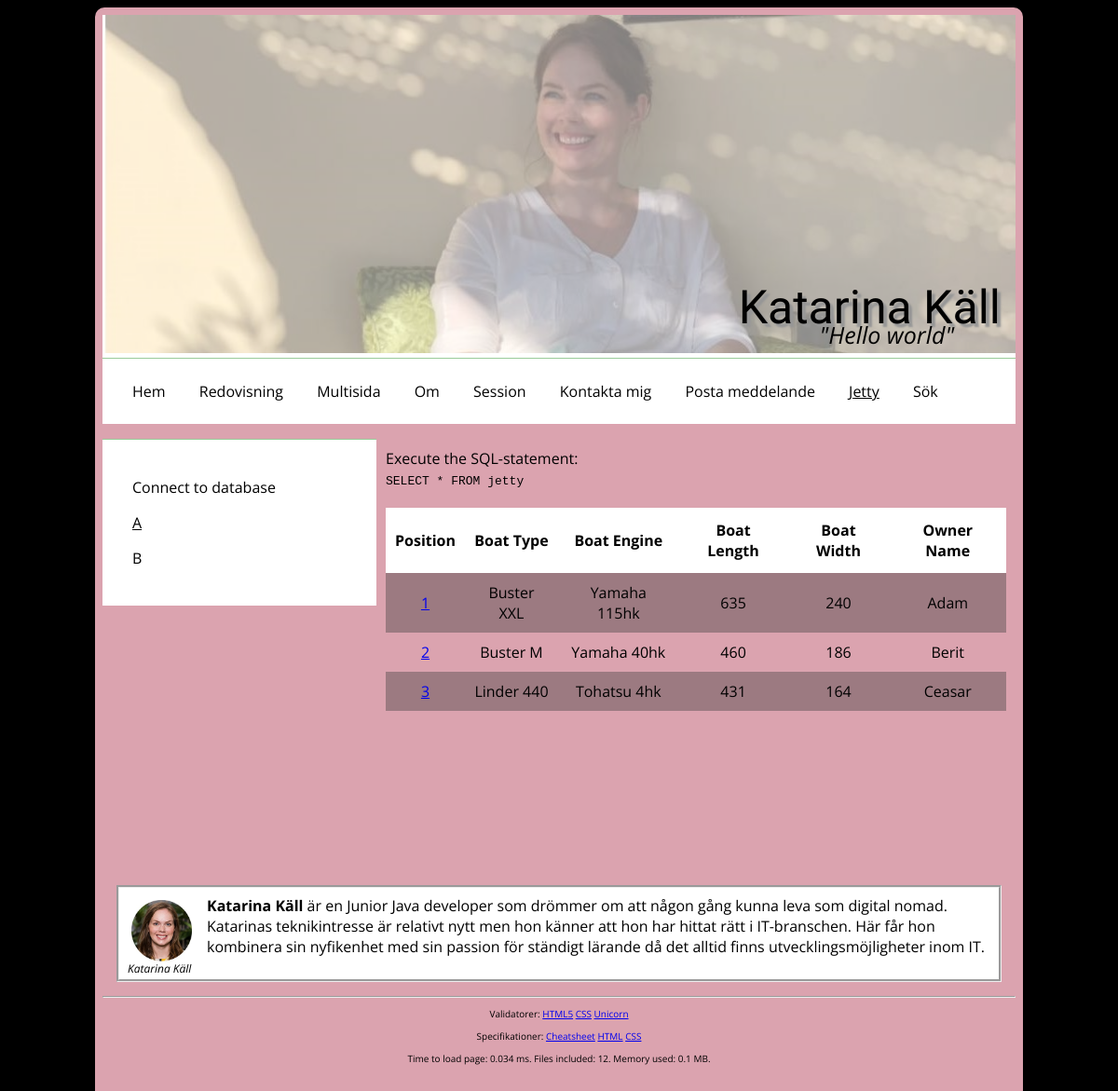
Page /jetty.php?page=a on the committed database.
### tables this page shows
CREATE TABLE "jetty" (
	`position`	INTEGER,
	`boatType`	TEXT,
	`boatEngine`	TEXT,
	`boatLength`	INTEGER,
	`boatWidth`	INTEGER,
	`ownerName`	TEXT,
	PRIMARY KEY(`position`)
);

### jetty.php (called while the page is built, shortened)
<?php
require __DIR__ . "/src/functions.php";
$pageReference = $_GET["page"] ?? "connect";
$base = basename(__FILE__, ".php");
$pages = [
    "connect" => [
        "title" => "Connect to database",
        "file" => __DIR__ . "/$base/connect.php",
    ],
    "a" => [
        "title" => "A",
        "file" => __DIR__ . "/$base/a.php",
    ],
    "b" => [
        "title" => "B",
        "file" => __DIR__ . "/$base/b.php",
    ],
];
$page = $pages[$pageReference] ?? null;
require __DIR__ . "/view/header.php";
require __DIR__ . "/view/navbar.php";
require __DIR__ . "/view/jetty-multipage.php";
require __DIR__ . "/view/byline.php";
require __DIR__ . "/view/footer.php";

### src/functions.php (the view, shortened to what this page needs)
<?php
function printJettyResultsetToHTMLTable($res)
{
    $rows = null;
    foreach ($res as $row) {
        $rows .= "<tr>";
        $rows .= "<td><a href='?page=b&position={$row['position']}'>{$row['position']}</td>";
        $rows .= "<td>{$row['boatType']}</td>";
        $rows .= "<td>{$row['boatEngine']}</td>";
        $rows .= "<td>{$row['boatLength']}</td>";
        $rows .= "<td>{$row['boatWidth']}</td>";
        $rows .= "<td>{$row['ownerName']}</td>";
        $rows .= "</tr>\n";
    }
    echo <<<EOD
    <table>
    <tr>
        <th>Position</th>
        <th>Boat Type</th>
        <th>Boat Engine</th>
        <th>Boat Length</th>
        <th>Boat Width</th>
        <th>Owner Name</th>
    </tr>
    $rows
    </table>
EOD;
}

### view/header.php (shortened to what this page needs)
<!doctype html>
<html lang="sv">
<head>
    <link rel="stylesheet" href="css/style.css">
</head>
<body>
    <header class="site-header">
        <img src="img/lounge.jpg" alt="logo" />
        <span class="site-title">Katarina Käll</span>
        <span class="site-slogan">"Hello world"</span>
    </header>

### view/navbar.php
<?php $uriFile = basename($_SERVER["REQUEST_URI"]); ?>
<nav class="navbar">
    <a class="<?= $uriFile == "me.php" ? "selected" : null ?>" href="me.php">Hem</a>
    <a class="<?= strpos($uriFile, "report-multi.php") !== false ? "selected" : null ?>" href="report-multi.php">Redovisning</a>
    <a class="<?= strpos($uriFile, "multipage.php") !== false ? "selected" : null ?>" href="multipage.php">Multisida</a>
    <a class="<?= $uriFile == "about.php" ? "selected" : null ?>" href="about.php">Om</a>
    <a class="<?= strpos($uriFile, "session.php") !== false ? "selected" : null ?>" href="session.php">Session</a>
    <a class="<?= $uriFile == "contact.php" ? "selected" : null ?>" href="contact.php">Kontakta mig</a>
    <a class="<?= $uriFile == "post-message.php" ? "selected" : null ?>" href="post-message.php">Posta meddelande</a>
    <a class="<?= strpos($uriFile, "jetty.php") !== false ? "selected" : null ?>" href="jetty.php">Jetty</a>
    <a class="<?= $uriFile == "search.php" ? "selected" : null ?>" href="search.php">Sök</a>
</nav>

### view/jetty-multipage.php
<div class="wrap-main">
<?php require __DIR__ . "/multipage-aside.php" ?>
    <main>
        <article>
            <?php if ($page) : ?>
                <?php require $page["file"] ?>
            <?php else : ?>
                <p>You have selected a page reference '<?= htmlentities($pageReference) ?>' that does not map to an actual page.</p>
            <?php endif; ?>
        </article>
    </main>
</div>

### view/multipage-aside.php
<aside class = "aside">
    <nav class = "navbar">
        <ul>
        <?php foreach ($pages as $key => $value) : ?>
            <li><a class="<?= $_GET["page"] == "$key" ? "selected" : null ?>" href="?page=<?= $key ?>"><?= $value["title"] ?></a></li>
        <?php endforeach; ?>
        </ul>
    </nav>
</aside>

### jetty/a.php
<?php
$db = connectToDatabase($dsn);
$sql = "SELECT * FROM jetty";
$stmt = $db->prepare($sql);
echo "<p>Execute the SQL-statement:<br><code>$sql</code><p>";
$stmt->execute();
$res = $stmt->fetchAll(PDO::FETCH_ASSOC);
printJettyResultsetToHTMLTable($res);

### view/byline.php
<div class="site-byline">
    <div class="site-byline-img">
        <img src="img/katarina.jpg" alt="Bild på Katarina"/>
        <span class="site-name">Katarina Käll</span>
    </div>
    <span class="site-presentation">
    <a href="https://www.linkedin.com/in/katarina-k%C3%A4ll-25a20395/">Katarina Käll</a>
    är en Junior Java developer som drömmer om att någon gång kunna leva som digital nomad.
    Katarinas teknikintresse är relativt nytt men hon känner att hon har hittat rätt i IT-branschen.
    Här får hon kombinera sin nyfikenhet med sin passion för ständigt lärande då det
    alltid finns utvecklingsmöjligheter inom IT.
    </span>
</div>

### view/footer.php
<?php
$numFiles   = count(get_included_files());
$memoryUsed = round(memory_get_peak_usage(true) / (1024*20124), 2);
$loadTime   = round((microtime(true) - $_SERVER['REQUEST_TIME_FLOAT']) * 1000, 3);
?>
<footer id="site-footer">
    <hr>
    <p>Validatorer: <a href="http://validator.w3.org/check/referer">HTML5</a>
    <a href="http://jigsaw.w3.org/css-validator/check/referer">CSS</a>
    <a href="http://validator.w3.org/unicorn/check?ucn_uri=referer&amp;ucn_task=conformance">Unicorn</a></p>
    <p>Specifikationer: <a href="https://www.w3.org/2009/cheatsheet/">Cheatsheet</a>
    <a href="https://www.w3.org/html/">HTML</a>
    <a href="https://www.w3.org/Style/CSS/">CSS</a></p>
    <p>Time to load page: <?= $loadTime ?> ms. Files included: <?= $numFiles ?>. Memory used: <?= $memoryUsed ?> MB.</p>
</footer>
</body>
</html>

### css/style.css (style rules this page uses)
html { background-color: black; font-family: 'Open Sans', sans-serif; overflow-y: scroll; }
article { padding: 10px; overflow: auto; overflow-y: hidden; }
main { min-height: 30em; }
body { margin: 8px auto; padding: 8px; width: 980px; background-color: #dba3af; border-radius: 10px; }
.site-header { position: relative; text-align: center; background-color: #fff; overflow: auto; }
.site-header img { position: relative; opacity: 0.5; width: 100%; }
.site-title { font-size: 50px; font-family: 'Satisfy', cursive; text-shadow: 4px 4px 2px rgba(150, 150, 150, 1); position: absolute; bottom: 25px; right: 16px; }
.site-slogan { font-size: 25px; font-style: italic; position: absolute; bottom: 8px; right: 16px; padding-right: 50px; }
.navbar { padding: 1em; background-color: #fff; border-top: 1px solid #9c9; top: 0; vertical-align: top; }
.navbar ul { list-style-type: none; margin-left: -2.5em; }
.navbar a { display: inline-block; padding: 0.5em 1em; text-decoration: none; color: black; }
.navbar .selected { text-decoration: underline; }
aside { width: 30%; float: left; padding-top: 1em; }
#site-footer { padding-bottom: 20px; font-size: 10px; text-align: center; }
.site-byline img { float: left; width: 65px; padding-right: 1em; padding-left: 5px; padding-top: 5px; }
.site-byline-img { position: relative; display: inline-block; float: left; }
.site-name { font-style: italic; font-size: 12px; width: 100%; position: absolute; bottom: -10px; left: 1px; }
.site-presentation { display: block; padding-bottom: 1em; overflow: auto; }
.site-byline { border-style: groove; background-color: #fff; padding: inherit; margin: 15px; overflow: auto; }
span > a { color: black; font-weight: bold; text-decoration: none; }
table { margin: 20px 0; width: 100%; border-collapse: collapse; }
th, td { border: 1px; padding: 10px; }
th { height: 50px; background-color: #fff; }
td { text-align: center; }
tr:nth-child(even) { background-color: rgb(62, 62, 62); background-color: rgba(62, 62, 62, 0.4); }

### rows in the picture
jetty: position "1", boatType "Buster XXL", boatEngine "Yamaha 115hk", boatLength "635", boatWidth "240", ownerName "Adam"
jetty: position "2", boatType "Buster M", boatEngine "Yamaha 40hk", boatLength "460", boatWidth "186", ownerName "Berit"
jetty: position "3", boatType "Linder 440", boatEngine "Tohatsu 4hk", boatLength "431", boatWidth "164", ownerName "Ceasar"

### other values in the picture
$value["title"] "Connect to database"
$value["title"] "A"
$value["title"] "B"
$sql "SELECT * FROM jetty"
$loadTime "0.034"
$numFiles "12"
$memoryUsed "0.1"
